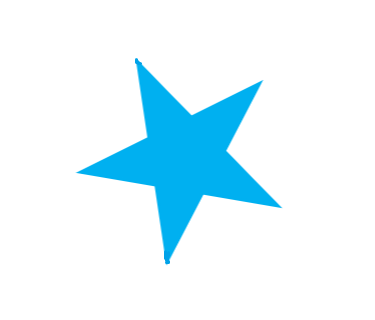
#> input picture ch4-1/star.png, 375 x 320 px
$ python 4-5contourfeature.py
#> lines starting #> are read from the running program, lines starting #| are printed output that depends on the picture; after the words box and inside, x2 and y2 are one past the last pixel; in counts of white or black regions, pixels touching at a corner belong together; long printed decimals are rounded
import cv2
import sys
import numpy as np

img=cv2.imread('star.png')
#> img is the input picture: shape (320, 375, 3); mean B, G, R 253.3, 246, 226
# img = cv2.imread('horse.png')
if img is None:
    sys.exit('파일을 찾을 수 없습니다.')

h,w = img.shape[:2]
#> h = 320; w = 375
gray=cv2.cvtColor(img,cv2.COLOR_BGR2GRAY)
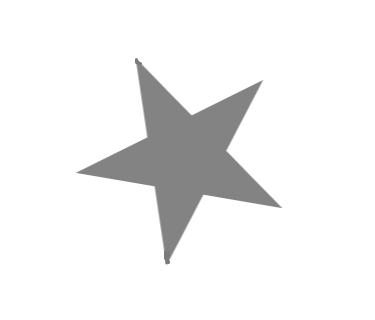
#> gray: shape (320, 375); min 121, max 255, mean 240.9
canny=cv2.Canny(gray,100,200)
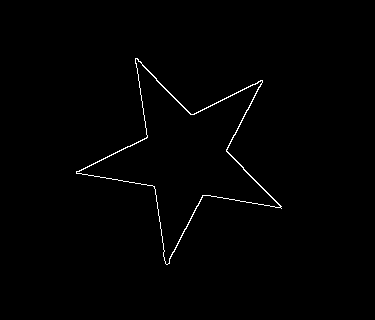
#> canny: shape (320, 375); 0.8% white in thin lines or dots, all inside (x1, y1, x2, y2) = (76, 58, 282, 265)
cv2.imshow('contours-canny',canny)

contours,hierarchy=cv2.findContours(canny,cv2.RETR_EXTERNAL,cv2.CHAIN_APPROX_NONE)
#> contours = 1 contour; box (x1, y1, x2, y2) and area: (76, 58, 282, 265) 13784

contour=contours[0]
#> contour = contour of 713 points, box (x1, y1, x2, y2) (76, 58, 282, 265), area 13784
cv2.drawContours(img,contour,-1,(255,0,255),2)
cv2.imshow('contours',img)

perimeter = cv2.arcLength(contour, closed=True)     # 테두리(둘레 길이)
#> perimeter = 838.5
print('perimeter=', perimeter)
#| perimeter= 838.507

area = cv2.contourArea(contour)     # 면적 계산
#> area = 13784.5
print('area=', area)
#| area= 13784.5

x, y, width, height = cv2.boundingRect(contour)     # contour를 둘러싸고 있는 최근접
#> x = 76; y = 58; width = 206; height = 207
#cv2.rectangle(img, (x, y), (x + width, y + height), (0, 0, 255), 2)

rect = cv2.minAreaRect(contour) # (중심, (가로,세로), 기울기)
#> rect = ((182.6, 166.5), (197.9, 208.3), -80.02)
box = cv2.boxPoints(rect)   # 4개의 꼭지점 좌표
#> box = [[268, 281.9], [62.83, 245.8], [97.12, 50.98], [302.3, 87.09]]
box = np.int32(box)     # 정수 좌표
#> box = [[267, 281], [62, 245], [97, 50], [302, 87]]
print("box",box)
#| box [[267 281]
#|  [ 62 245]
#|  [ 97  50]
#|  [302  87]]
cv2.drawContours(img, [box], 0, (0, 255, 0), 2)

(x, y), radius = cv2.minEnclosingCircle(contour)
#> x = 184.4; y = 156; radius = 109.7
cv2.circle(img, (int(x), int(y)), int(radius), (255, 0, 0), 2)     # 최근접 원이 그려짐

poly10 = cv2.approxPolyDP(contour, epsilon=10, closed=True)
#> poly10 = contour of 10 points, box (x1, y1, x2, y2) (76, 58, 282, 265), area 13741
poly20 = cv2.approxPolyDP(contour, epsilon=20, closed=True)
#> poly20 has the same summary as poly10
poly50 = cv2.approxPolyDP(contour, epsilon=50, closed=True)
#> poly50 = [[135, 58], [76, 173], [166, 264], [281, 208], [262, 80]]
# epsilon은 그 거리가 크면 클수록 더 대략적인 형태의 도형이 나옴
# 2 : epsilon. 다각형의 직선과의 허용 거리. 값이 크면 저장되는 좌표점의 개수가 작아짐
# 3 : closed?(닫힌 다각형?)
# cv2.drawContours(img, [poly10], 0, (255, 0, 0), 2)
print(poly10.shape)     # 28개의 점만 가지고 연결하겠다
#| (10, 1, 2)
# cv2.drawContours(img, [poly20], 0, (0, 255, 0), 2)
print(poly20.shape)     # 20개의 점만 가지고 연결하겠다
#| (10, 1, 2)
# cv2.drawContours(img, [poly50], 0, (0, 0, 255), 2)
print(poly50.shape)     # 8개의 점만 가지고 연결하겠다
#| (5, 1, 2)

# pointPolygonTest : 영상 안의 모든 픽셀마다 윤곽선 내부에 포함되는지 확인
# for y in range(h):
#    for x in range(w):
#        if cv2.pointPolygonTest(contour, (x, y), False) > 0:     # 0보다 크다? -> 아 내부에 위치하는구나~
#            img[y, x] = (255, 200, 255)

hull = cv2.convexHull(contour,returnPoints=True)    # 인접하고 있지만 볼록 다각형으로 만들 수 있어용
#> hull = contour of 10 points, box (x1, y1, x2, y2) (76, 58, 282, 265), area 28620
cv2.drawContours(img, [hull], 0, (100, 100, 100), 4)
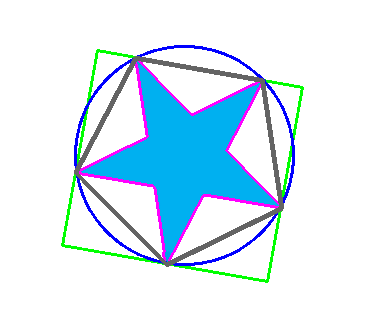
#> img: shape (320, 375, 3); mean B, G, R 245.7, 234.3, 216.2
print(hull.shape)
#| (10, 1, 2)

hull2 = cv2.convexHull(contour, returnPoints=False)
#> hull2 = [711, 583, 457, 455, 307, 306, 305, 151, 149, 0]
# 그리는 것뿐만 아니라 결함된 부분까지 찾아서 리턴할거야 한다면 -> False로 두기
defects = cv2.convexityDefects(contour, hull2)      # 볼록 다각형에서 결함 부분 정보 출력해줌
#> defects = [[0, 149, 78, 11965], [151, 305, 229, 11678], [307, 455, 377, 11791], [455, 457, 456, 256], [457, 583, 513, 11785], [583, 711, 654, 11723]]
# contour를 구성하고 있는 에지
print(defects)
#| [[[    0   149    78 11965]]
#|  [[  151   305   229 11678]]
#|  [[  307   455   377 11791]]
#|  [[  455   457   456   256]]
#|  [[  457   583   513 11785]]
#|  [[  583   711   654 11723]]]

for i in range(defects.shape[0]):
    s, e, f, d = defects[i, 0]
    print(i,' : ', s,e,f,d)
    cv2.circle(img, tuple(contour[s][0]), 5, [128, 0, 255], -1)
    cv2.circle(img, tuple(contour[e][0]), 5, [255, 0, 128], -1)
    cv2.circle(img, tuple(contour[f][0]), 5, [128, 255, 0], -1)
#> this loop made 6 passes
#| 0  :  0 149 78 11965
#| 1  :  151 305 229 11678
#| 2  :  307 455 377 11791
#| 3  :  455 457 456 256
#| 4  :  457 583 513 11785
#| 5  :  583 711 654 11723
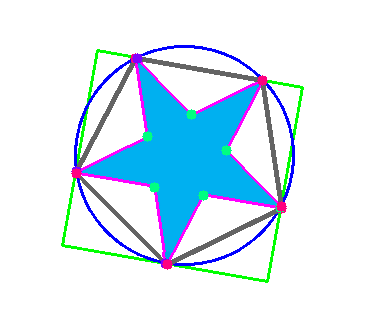
#> img: shape (320, 375, 3); 0.75% of pixels changed, all inside (x1, y1, x2, y2) = (71, 53, 287, 270)

cv2.imshow('contours',img)

cv2.waitKey()
cv2.destroyAllWindows()
